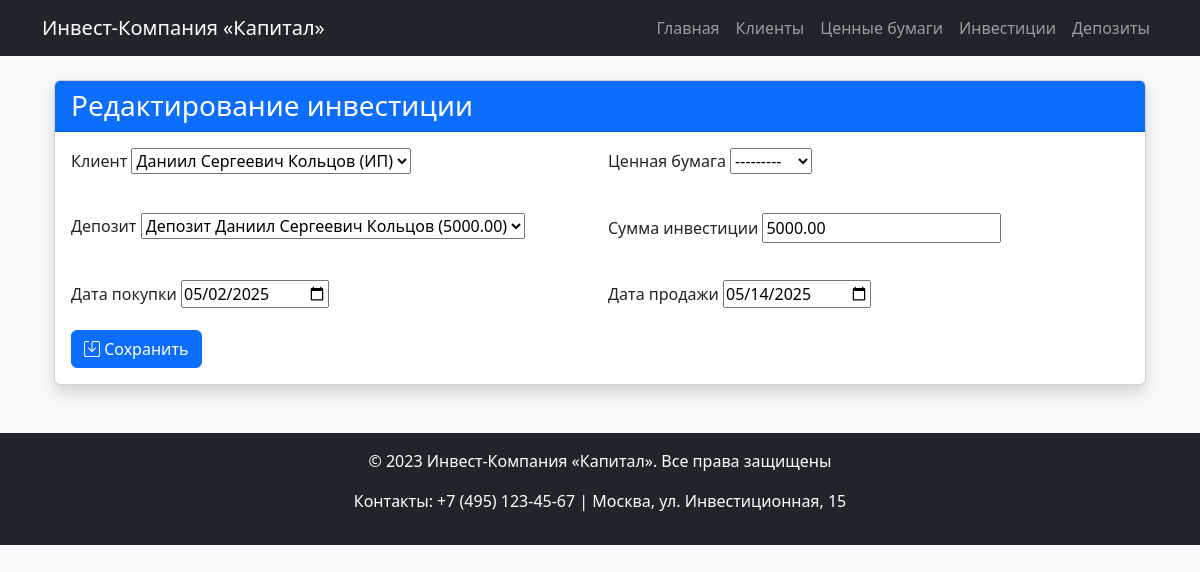
The app's page /investments/2/edit/ with its own data.
### core/models.py (models this page shows, shortened)
class Investment(models.Model):
    client = models.ForeignKey(
        'Client',
        on_delete=models.CASCADE,
        verbose_name='Клиент'
    )
    security = models.ForeignKey(
        'Security',
        on_delete=models.SET_NULL,
        null=True,
        blank=True,
        verbose_name='Ценная бумага'
    )
    deposit = models.ForeignKey(
        'Deposit',
        on_delete=models.SET_NULL,
        null=True,
        blank=True,
        verbose_name='Депозит'
    )
    amount = models.DecimalField(
        'Сумма инвестиции',
        max_digits=15,
        decimal_places=2
    )
    purchase_date = models.DateField('Дата покупки')
    sale_date = models.DateField(
        'Дата продажи',
        null=True,
        blank=True
    )

### core/views.py (the view)
# urls.py: path('investments/<int:pk>/edit/', views.InvestmentUpdateView.as_view(), name='investment_update'),
class InvestmentUpdateView(UpdateView):
    model = Investment
    form_class = InvestmentForm
    template_name = 'investments/form.html'
    success_url = reverse_lazy('investment_list')

### core/forms.py
class InvestmentForm(forms.ModelForm):
    class Meta:
        model = Investment
        fields = '__all__'
        widgets = {
            'security': forms.Select(attrs={'id': 'security-select'}),
            'deposit': forms.Select(attrs={'id': 'deposit-select'}),
            'purchase_date': forms.DateInput(attrs={'type': 'date'}),
            'sale_date': forms.DateInput(attrs={'type': 'date', 'required': False}),
            'amount': forms.NumberInput(attrs={'step': '0.01'}),
        }
    def __init__(self, *args, **kwargs):
        super().__init__(*args, **kwargs)
        self.fields['purchase_date'].initial = timezone.now().date()
        self.fields['sale_date'].required = False

### core/models.py (called while the page is built)
    def __str__(self):
        return f"{self.name} ({self.ownership_type})"

    def __str__(self):
        return f"{self.code} ({self.name})"

    def __str__(self):
        return f"Депозит {self.client.name} ({self.amount})"

### templates/investments/form.html (shortened to what this page needs)
{% extends 'base.html' %}
{% block content %}
<div class="container mt-4">
    <div class="card shadow">
        <div class="card-header bg-primary text-white">
            <h3 class="mb-0">
                {% if object %}Редактирование{% else %}Создание{% endif %} инвестиции
            </h3>
        </div>
        <div class="card-body">
            <form method="post">
                <div class="row g-3">
                    {% for field in form %}
                    <div class="col-md-6">
                        <div class="mb-3">
                            <label class="form-label">{{ field.label }}</label>
                            {{ field }}
                        </div>
                    </div>
                    {% endfor %}
                </div>
                <button type="submit" class="btn btn-primary">
                    <i class="bi bi-save"></i> Сохранить
                </button>
            </form>
        </div>
    </div>
</div>
{% endblock %}

### records on screen
Investment: form "Даниил Сергеевич Кольцов (ИП)" "---------" "Депозит Даниил Сергеевич Кольцов (5000.00)" "5000.00" "05/02/2025" "05/14/2025"

### other values on screen
{{ field.label }} "Клиент" "Ценная бумага" "Депозит" "Сумма инвестиции" "Дата покупки" "Дата продажи"
